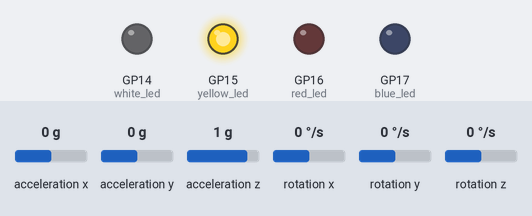
Recording of a program running on a simulated Raspberry Pi Pico running MicroPython. On the bench: output pins drawn as LEDs (lit = HIGH). The inputs (shaded band) are chosen by the test bench; at power-on: acceleration x 0 g, acceleration y 0 g, acceleration z 1 g, rotation x 0 °/s, rotation y 0 °/s, rotation z 0 °/s. What the program prints to the serial console is not drawn.

Above: at 1.2 s.
1.3 s: acceleration x set to 0.3 g
At 4.0 s:
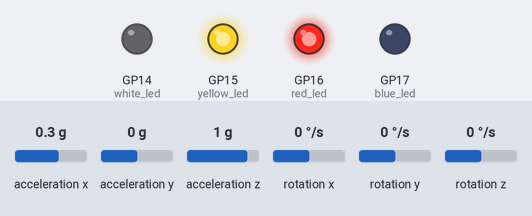
4.5 s: acceleration y set to 0.3 g
At 6.4 s:
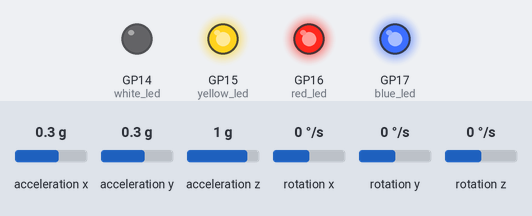
7.5 s: acceleration z set to 0.3 g
10.2 s: acceleration z set to 0 g
At 12.4 s:
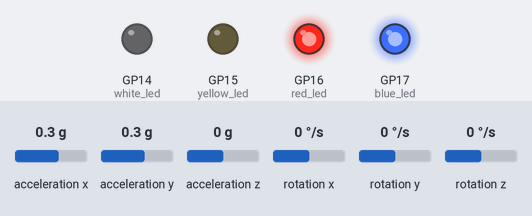
13.5 s: rotation x set to 100 °/s
At 16.0 s:
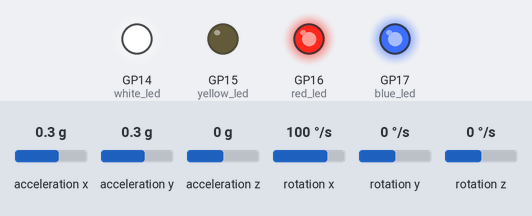
16.5 s: acceleration x set to -1.4 g
At 18.4 s:
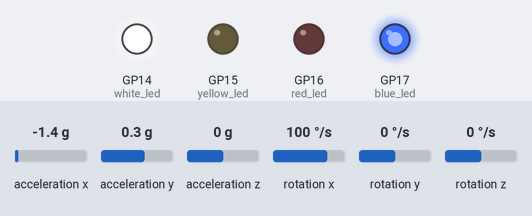
Timing chart, 0 to 19.9 s (numbered marks = the images above; inputs shaded):
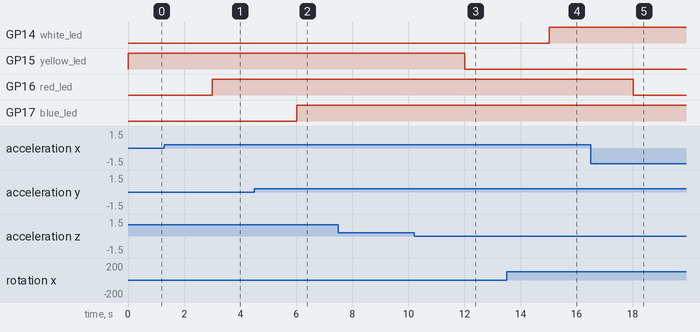

The program:

mpu.py
```python
from machine import I2C, Pin  # type: ignore # Raspberry Pi Pico 用の I2C モジュール
import time

# MPU6050 の I2C アドレス
MPU6050_ADDR = 0x68

# MPU6050 のレジスタアドレス
PWR_MGMT_1 = 0x6B
ACCEL_XOUT_H = 0x3B
GYRO_XOUT_H = 0x43

# I2C の初期化 (SDA: Pin 6, SCL: Pin 7)
i2c = I2C(1, sda=Pin(6), scl=Pin(7), freq=400000)

# LED の初期化 (LED1: Pin 15, LED2: Pin 14, LED3: Pin 13, LED4: Pin 12)
red_led = Pin(16, Pin.OUT)
blue_led = Pin(17, Pin.OUT)
yellow_led = Pin(15, Pin.OUT)
white_led = Pin(14, Pin.OUT)


# MPU6050 の初期化
def mpu6050_init():
    # MPU6050 をスリープモードから解除

    i2c.writeto_mem(MPU6050_ADDR, PWR_MGMT_1, b"\x00")


# 16ビットデータを取得するヘルパー関数
def read_raw_data(addr):
    high = i2c.readfrom_mem(MPU6050_ADDR, addr, 1)[0]
    low = i2c.readfrom_mem(MPU6050_ADDR, addr + 1, 1)[0]
    value = (high << 8) | low
    # 2の補数表現を考慮して値を変換
    if value > 32768:
        value -= 65536
    return value


# 初期化処理
mpu6050_init()

print("MPU6050 初期化完了")

# データ取得ループ
while True:
    # 加速度データの取得
    accel_x = read_raw_data(ACCEL_XOUT_H) / 16384.0
    accel_y = read_raw_data(ACCEL_XOUT_H + 2) / 16384.0
    accel_z = read_raw_data(ACCEL_XOUT_H + 4) / 16384.0

    # ジャイロスコープデータの取得
    gyro_x = read_raw_data(GYRO_XOUT_H) / 131.0
    gyro_y = read_raw_data(GYRO_XOUT_H + 2) / 131.0
    gyro_z = read_raw_data(GYRO_XOUT_H + 4) / 131.0

    # データの表示
    print("加速度: X=%.2f, Y=%.2f, Z=%.2f" % (accel_x, accel_y, accel_z))
    print("ジャイロ: X=%.2f, Y=%.2f, Z=%.2f" % (gyro_x, gyro_y, gyro_z))

    # LED の制御
    if accel_x > 0.1:
        red_led.value(1)
    else:
        red_led.value(0)

    if accel_y > 0.1:
        blue_led.value(1)
    else:
        blue_led.value(0)

    if accel_z > 0.1:
        yellow_led.value(1)
    else:
        yellow_led.value(0)

    if gyro_x > 0.1:
        white_led.value(1)
    else:
        white_led.value(0)

    # 1秒待機
    time.sleep(3)
```

Measured:
- the behaviour switches between 0.1 and 0.2 g on acceleration x (found by bisection; images 0 and 1)
- the behaviour switches between 0.1 and 0.2 g on acceleration y (found by bisection; images 1 and 2)
- the behaviour switches between 0.2 and 0.1 g on acceleration z (found by bisection; images 2 and 3)
- after the input at 1.3 s, GP16 (red_led): LOW → HIGH after 1.7 s
- after the input at 4.5 s, GP17 (blue_led): LOW → HIGH after 1.5 s
- after the input at 7.5 s, every drawn part: stays the same
- after the input at 10.2 s, GP15 (yellow_led): HIGH → LOW after 1.8 s
- after the input at 13.5 s, GP14 (white_led): LOW → HIGH after 1.5 s
- after the input at 16.5 s, GP16 (red_led): HIGH → LOW after 1.5 s
